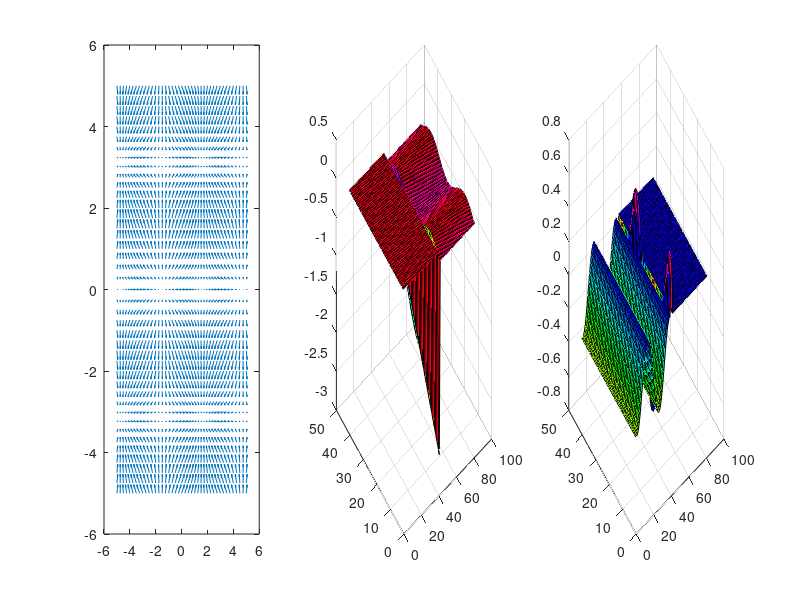

Here is the MATLAB script that generated this plot: (Note: this script raises an error after producing the figure.)

[x,y] = meshgrid(-5:0.25:5,-5:0.25:5);
%a
i=cos(x)
j=sin(y)
figure
subplot(1,3,1)
q=quiver(x,y,i,j)

subplot(1,3,2)
c=curl([i,j],[x y])
sc=surf(c)
colormap(hsv)


subplot(1,3,3)
d=divergence([i,j],[x y])
sd=surf(d)
colormap(hsv)
sd.EdgeColor='none'

%b
i=cos(y)
j=sin(x)
figure
subplot(1,3,1)
q=quiver(x,y,i,j)

subplot(1,3,2)
c=curl([i,j],[x y])
sc=surf(c)
colormap(hsv)
sc.EdgeColor='none'

subplot(1,3,3)
d=divergence([i,j],[x y])
sd=surf(d)
colormap(hsv)
sd.EdgeColor='none'

%c
i=cos(x*y)
j=sin(x*y)
figure
subplot(1,3,1)
q=quiver(x,y,i,j)

subplot(1,3,2)
c=curl([i,j],[x y])
sc=surf(c)
colormap(hsv)
sc.EdgeColor='none'

subplot(1,3,3)
d=divergence([i,j],[x y])
sd=surf(d)
colormap(hsv)
sd.EdgeColor='none'

%d
i=y.^2
j=x.^2
figure
subplot(1,3,1)
q=quiver(x,y,i,j)

subplot(1,3,2)
c=curl([i,j],[x y])
sc=surf(c)
colormap(hsv)
sc.EdgeColor='none'

subplot(1,3,3)
d=divergence([i,j],[x y])
sd=surf(d)
colormap(hsv)
sd.EdgeColor='none'